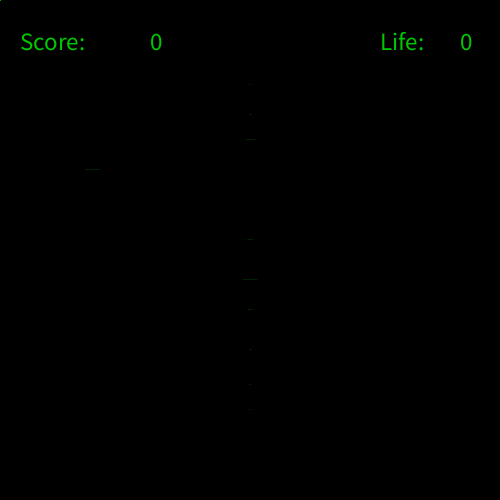
Frame 1 (no input)
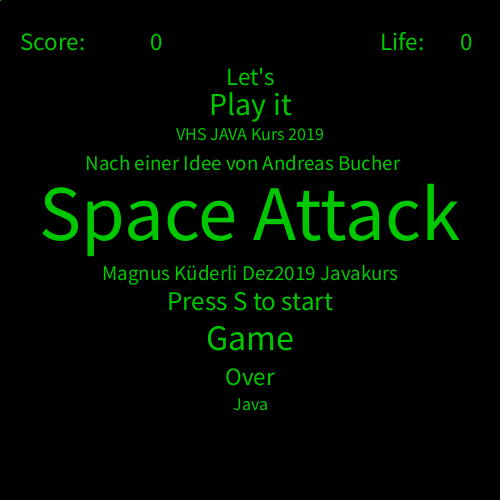
Frame 60 (the mouse pressed at the canvas centre just before this capture)
Frame 120 (the mouse held since frame 60 and released just before this capture): identical to frame 60, image omitted

The Processing sketch that drew these frames (run headless with seeded random() and noise(); from frame 60 on, the mouse is pressed at the canvas centre):

// Processing sketch: SpaceAttack04a
// ── SpaceAttack04a.pde
color white  = color(255, 255, 255);
color black  = color(0, 0, 0);
color green  = color(0, 200, 0);
color yellow = color(200, 200, 0);
color red    = color(200, 0, 0);
color purple = color(200, 0, 200);

color screenC = black;
color playerC = green;
color bulletC = green;
color textC = green;
color targetC = green;

int playerSize = 50;

int sizeX = 500;
int sizeY = 500;

int playerX = sizeX / 2;
int playerY = sizeY - 10 - playerSize;

int bulletX = 0;
int bulletY = 0;
int bulletSpeed = 20;

int targetX = 0;
int targetY = 0;
int targetSpeed = 5;
int targetActive = 0;
int targetSize = playerSize;

int score = 0;
int life = 0;

int playerDirection = 0; // direction: -1 left, 0 stop, 1 right
int playerFire = 0;      // 0 stop, 1 active

int titleAni = 1;
int ideeAni  = 1;
int ichAni   = 1;
int pressAni = 1;
int kursAni  = 1; 
int playAni  = 1;
int letsAni  = 1;
int gameAni  = 1;
int overAni  = 1;
int javaAni  = 1;

int gameMode = 1; // 0 = game over, 1 = intro, 2 - init game, 3 = in game, 4 = pause, 5 = end game, 6 = enter highscore, 7 = finalize, 8-9 = not used 

void setup()
{
  size(500, 500);
  textSize(36);
}

void draw()
{
  background(screenC); // erase screen


  switch (gameMode)
  {
    case 1: // intro
      // put the paddles back to start
      playerX = sizeX / 2;
      playerY = sizeY - 10 - playerSize;

      fill(green);
      textSize(titleAni);
      textAlign(CENTER);
      text("Space Attack", 250, 240);

      textAlign(CENTER);
      fill(green);
      textSize(ichAni);
      text("Magnus Küderli Dez2019 Javakurs", 250, 280);
      
      textAlign(LEFT);
      fill(green);
      textSize(ideeAni);
      text("Nach einer Idee von Andreas Bucher", 85, 170);
      
      textAlign(CENTER);
      fill(green);
      textSize(pressAni);
      text("Press S to start", 250, 310);
      
      textAlign(CENTER);
      fill(green);
      textSize(javaAni);
      text("VHS JAVA Kurs 2019", 250, 140);
      
      fill(green);
      textSize(gameAni);
      textAlign(CENTER);
      text("Game", 250, 350);
      
      fill(green);
      textSize(playAni);
      textAlign(CENTER);
      text("Play it", 250, 115);
      
      fill(green);
      textSize(letsAni);
      textAlign(CENTER);
      text("Let's", 250, 85);
      
      textSize(overAni);
      text("Over", 250, 385);
      
      textSize(javaAni);
      text("Java", 250, 410);
      textAlign(LEFT);
      if (titleAni <= 76) {
      titleAni += 3;
      }
      if (ideeAni <= 20) {
      ideeAni ++;
      }
      if (ichAni <= 20) {
      ichAni ++;
      }
      if (pressAni <= 26) {
      pressAni ++;
      }
      if (kursAni <= 26) {
      kursAni ++;
      }
      if (playAni <= 31) {
      playAni ++;
      }
      if (letsAni <= 24) {
      letsAni ++;
      }
      if (gameAni <= 35) {
      gameAni ++;
      }
      if (overAni <= 24) {
      overAni ++;
      }
      if (javaAni <= 17) {
      javaAni ++;
      }

    break;  

    case 2: //init
      score = 0;
      life = 6;
      gameMode = 3;  // switch to inGame mode
    break;  

    case 3: // inGame - we do all active gaming stuff here
      if (playerDirection == -1) // left
      {
        if (playerX > (0 + playerSize) )
        {
          playerX = playerX - 5;
        }
      }
    
      if (playerDirection == 1) // down
      {
        if (playerX + playerSize < sizeY)
        {
          playerX = playerX + 5;
        }
      }
      
      if (targetActive == 0)
      {
        targetActive = 1;
        targetX = int(random(25, sizeX - 25));
        targetY = 0;
      }
      
      else
        {

            targetY = targetY + targetSpeed;

            if (targetY >= sizeY) 
              {
                targetActive = 0;
                life --;
              }
              
            if ( ( (targetX >= playerX - playerSize+2) && ( targetX <= playerX + playerSize - 2)) && (targetY >= playerY) )
              {
                targetActive = 0;
                playerFire = 0;
                life --;
              }
              
        }
        
        if (life <= 0)
          {
            gameMode = 1;
          }
         
        bulletY = bulletY - bulletSpeed;
  
      if (bulletY <= 0)
        {
          playerFire = 0;
        }
        
        if ( ( (targetX >= bulletX - playerSize+2) && (targetX <= bulletX + playerSize-2)) && (targetY >= bulletY) && targetActive == 1)
        {
          playerFire = 0;
          targetActive = 0;
          score ++;

        }
      
    break;  

    case 4: //pause
      text("P A U S E", sizeX/2 - 80, sizeY/2 - 18);
    break;  

  }

  // show the objects on screen
  stroke(playerC);
  fill(playerC);
// show the player

if (gameMode == 3)  {
  line(playerX, playerY, playerX + playerSize/2, playerY + playerSize); 
  line(playerX, playerY, playerX - playerSize/2, playerY + playerSize); 
  line(playerX - playerSize/2, playerY + playerSize, playerX + playerSize/2, playerY + playerSize); 
}
  // show the target
    
    if (targetActive == 1)  
    {
      stroke(targetC);
      fill(targetC);
      ellipse(targetX, targetY, playerSize - 20, playerSize - 20);
    }
    
  // show the bullet
  stroke(bulletC);
  line(bulletX, bulletY, bulletX, bulletY - playerSize / 2); 

  // display the score
  fill(textC);
  textSize(25);
  text("Score:", 20, 50); 
  text(score, 150, 50); 
  textSize(36);

  // display the lives
  fill(textC);
  textSize(25);
  text("Life:", sizeX - 120, 50); 
  text(life, sizeX - 40, 50); 
  textSize(36);
}


// check if a key has been pressed
void keyPressed(KeyEvent e)
{
  switch (keyCode)
  {
    case 'A': // left
      playerDirection = -1;
    break;
    
    case 'D': // right
      playerDirection = 1;
    break;
    
    case 'Q':
      if (gameMode == 3)
      {
        gameMode = 1;
      }
    break;

    case 32:  // fire
    if (playerFire == 0 && gameMode == 3) 
    {
      playerFire = 1;
      bulletX = playerX;
      bulletY = playerY - playerSize/2;
    }
      
    break;

    case 'S': // go = start game
      if (gameMode == 1)
      {
        gameMode = 2;
      }
    break;

    case 'P': // pause
      if (gameMode == 3)
      {
        gameMode = 4;
      }
      else if (gameMode == 4)
      {
        gameMode = 3;
      }
    break;
  }
}


// check if a key has been released
void keyReleased(KeyEvent e)
{
  switch (keyCode)
  { 
    case 'A':
      playerDirection = 0;
    break;
    
    case 'D':
      playerDirection = 0;
    break;

    case 32:
//      playerFire = 0;
    break;
  }
}
